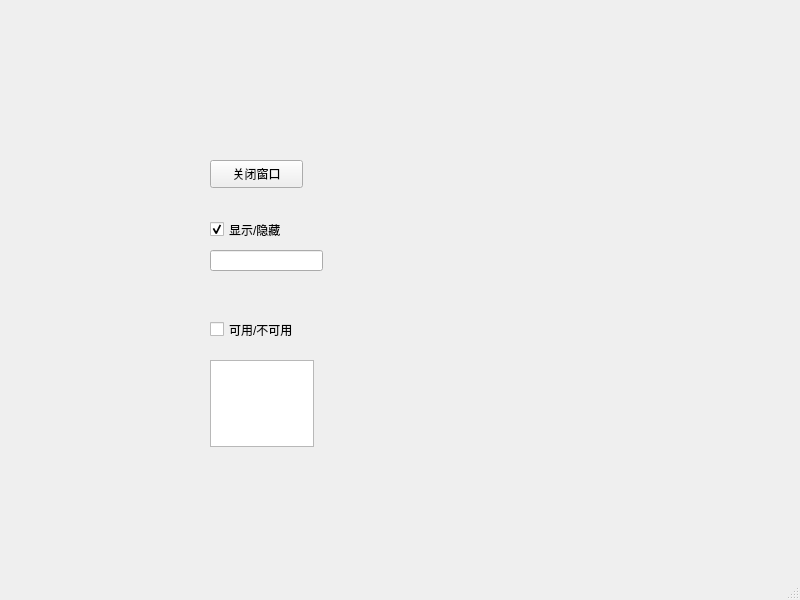
<?xml version="1.0" encoding="UTF-8"?>
<ui version="4.0">
 <class>MainWindow</class>
 <widget class="QMainWindow" name="MainWindow">
  <property name="geometry">
   <rect>
    <x>0</x>
    <y>0</y>
    <width>800</width>
    <height>600</height>
   </rect>
  </property>
  <property name="windowTitle">
   <string>MainWindow</string>
  </property>
  <widget class="QWidget" name="centralwidget">
   <widget class="QPushButton" name="pushButton">
    <property name="geometry">
     <rect>
      <x>210</x>
      <y>160</y>
      <width>93</width>
      <height>28</height>
     </rect>
    </property>
    <property name="text">
     <string>关闭窗口</string>
    </property>
   </widget>
   <widget class="QCheckBox" name="checkBox">
    <property name="geometry">
     <rect>
      <x>210</x>
      <y>220</y>
      <width>91</width>
      <height>19</height>
     </rect>
    </property>
    <property name="text">
     <string>显示/隐藏</string>
    </property>
    <property name="checkable">
     <bool>true</bool>
    </property>
    <property name="checked">
     <bool>true</bool>
    </property>
   </widget>
   <widget class="QCheckBox" name="checkBox_2">
    <property name="geometry">
     <rect>
      <x>210</x>
      <y>320</y>
      <width>91</width>
      <height>19</height>
     </rect>
    </property>
    <property name="text">
     <string>可用/不可用</string>
    </property>
   </widget>
   <widget class="QTextEdit" name="textEdit">
    <property name="geometry">
     <rect>
      <x>210</x>
      <y>360</y>
      <width>104</width>
      <height>87</height>
     </rect>
    </property>
   </widget>
   <widget class="QLineEdit" name="lineEdit">
    <property name="geometry">
     <rect>
      <x>210</x>
      <y>250</y>
      <width>113</width>
      <height>21</height>
     </rect>
    </property>
   </widget>
  </widget>
  <widget class="QMenuBar" name="menubar">
   <property name="geometry">
    <rect>
     <x>0</x>
     <y>0</y>
     <width>800</width>
     <height>26</height>
    </rect>
   </property>
  </widget>
  <widget class="QStatusBar" name="statusbar"/>
 </widget>
 <resources/>
 <connections>
  <connection>
   <sender>checkBox</sender>
   <signal>toggled(bool)</signal>
   <receiver>lineEdit</receiver>
   <slot>setVisible(bool)</slot>
   <hints>
    <hint type="sourcelabel">
     <x>253</x>
     <y>246</y>
    </hint>
    <hint type="destinationlabel">
     <x>259</x>
     <y>292</y>
    </hint>
   </hints>
  </connection>
  <connection>
   <sender>pushButton</sender>
   <signal>clicked()</signal>
   <receiver>MainWindow</receiver>
   <slot>close()</slot>
   <hints>
    <hint type="sourcelabel">
     <x>235</x>
     <y>194</y>
    </hint>
    <hint type="destinationlabel">
     <x>102</x>
     <y>183</y>
    </hint>
   </hints>
  </connection>
  <connection>
   <sender>checkBox_2</sender>
   <signal>toggled(bool)</signal>
   <receiver>textEdit</receiver>
   <slot>setEnabled(bool)</slot>
   <hints>
    <hint type="sourcelabel">
     <x>236</x>
     <y>358</y>
    </hint>
    <hint type="destinationlabel">
     <x>239</x>
     <y>412</y>
    </hint>
   </hints>
  </connection>
 </connections>
</ui>
